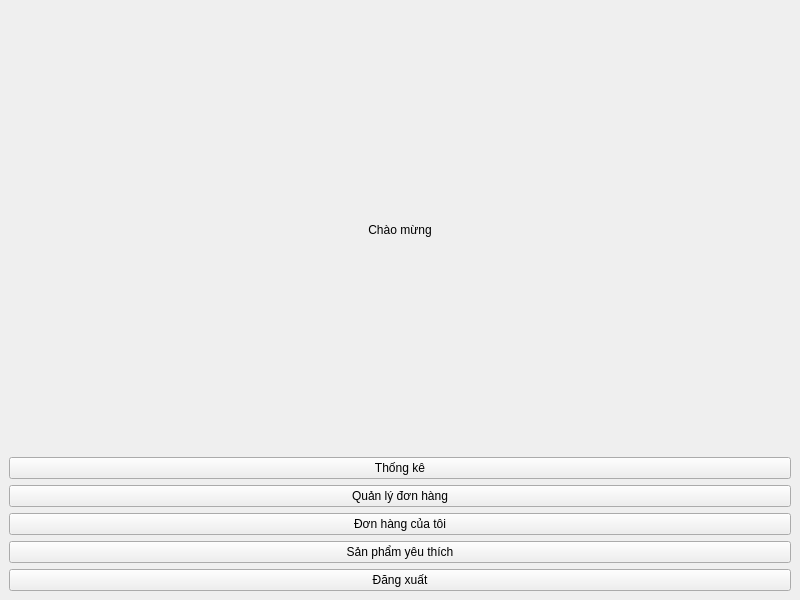
<?xml version="1.0" encoding="UTF-8"?>
<ui version="4.0">
 <class>Dashboard</class>
 <widget class="QMainWindow" name="Dashboard">
  <property name="geometry">
   <rect>
    <x>0</x>
    <y>0</y>
    <width>800</width>
    <height>600</height>
   </rect>
  </property>
  <widget class="QWidget" name="centralwidget">
   <layout class="QVBoxLayout" name="verticalLayout">
    <item>
     <widget class="QLabel" name="welcome_label">
      <property name="text">
       <string>Chào mừng</string>
      </property>
      <property name="alignment">
       <set>Qt::AlignCenter</set>
      </property>
     </widget>
    </item>
    <!-- Admin buttons -->
    <item>
     <widget class="QPushButton" name="admin_stats_btn">
      <property name="text">
       <string>Thống kê</string>
      </property>
      <property name="visible">
       <bool>false</bool>
      </property>
     </widget>
    </item>
    <item>
     <widget class="QPushButton" name="order_management_btn">
      <property name="text">
       <string>Quản lý đơn hàng</string>
      </property>
      <property name="visible">
       <bool>false</bool>
      </property>
     </widget>
    </item>
    <!-- Customer buttons -->
    <item>
     <widget class="QPushButton" name="my_orders_btn">
      <property name="text">
       <string>Đơn hàng của tôi</string>
      </property>
      <property name="visible">
       <bool>false</bool>
      </property>
     </widget>
    </item>
    <item>
     <widget class="QPushButton" name="favorite_products_btn">
      <property name="text">
       <string>Sản phẩm yêu thích</string>
      </property>
      <property name="visible">
       <bool>false</bool>
      </property>
     </widget>
    </item>
    <item>
     <widget class="QPushButton" name="logout_btn">
      <property name="text">
       <string>Đăng xuất</string>
      </property>
     </widget>
    </item>
   </layout>
  </widget>
 </widget>
</ui>
